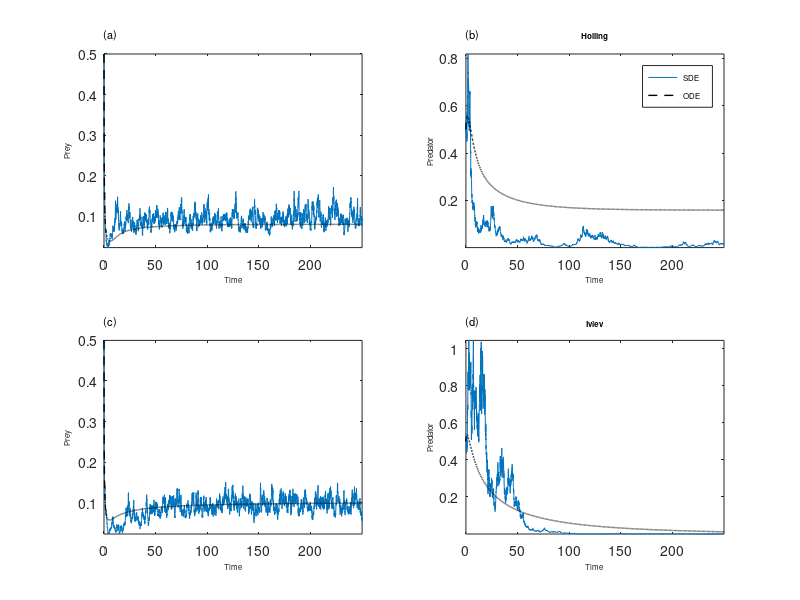

Write the MATLAB code that produced this figure. (Note: a time limit stopped this script after it produced the figure.)
%%% FB 31/03/2019 -- SDE version of RMA model to verify is structural sensitivity still works in a stochastic context


clc
clear all
close all

randn('seed',10)

% ------------------- Parameters --------------------------------%

r=1;
m=0.1;
epsilon=1;

a_H = 3.05;
b_H = 2.68;

a_I = 1;
b_I = 2;

gamma = 0.5 % autocorrelation FR

x=linspace(0,10,1000)
figure,
subplot(121) 
hold on
plot(x,(a_H*x)./(1+b_H*x),'k-')
plot(x,a_I*(1-exp(-b_I*x)),'b-')
hold off
subplot(122) %% Something smarter
C = 1
D = 0.5/log(2)
hold on
plot(x,(C*x)./(D+x),'k-')
plot(x,C*(1-exp(-log(2)*x/D)),'b-')
hold off
%% Ivlev saturates more slowly

% trigo functional response to implement

%---------------- Stochasticity ---------------------------------% 

%%% sigmaE = 0.5; % Intrinsic noise SD (I started with sigmaE=0.1 or 0.5)
sigmaE = 0.25
%sigmaE = 0.1
%sigmaE=0.05
%------------------- Numerical integration stuff ----------------% 
intervals = 20; %50 -> dt = 0.02, 20-> dt = 0.05
dt=1.0/intervals;  %-> NB decrease the timestep below theirs - they use RK4
T_max=2000; %50.0 or 8000
timevec=linspace(0,T_max,intervals*T_max+1);

%-------------------- Loop on K ---------------------------------%

%K=0.1:0.5:2.6;
K=0.1:0.005:1.5
length_stored=3000; %1500
%previously the last 1500 but 800/0.05 = 16 000, so this meant 75 time units and only 3.75 periods on average around the bifurcation point. Not much considering the period can increase. 
% Hence we now pick 1 every 10 time points (see below) of 30000 points which means 1500 time units (the 500 first time units are a warm-up to remove transients). 
% This helps to compute quantiles. 
nmatrix=zeros(length(K),length_stored);
pmatrix=zeros(length(K),length_stored);
n2matrix=zeros(length(K),length_stored);
p2matrix=zeros(length(K),length_stored);

nmatrix_I=zeros(length(K),length_stored);
pmatrix_I=zeros(length(K),length_stored);
n2matrix_I=zeros(length(K),length_stored);
p2matrix_I=zeros(length(K),length_stored);

for (kk=1:length(K)),

disp(kk)

%%% That's what would be logical but here epsilon=1 goes against logic
%n(1) = 0.1;
%p(1) = 0.05;
%n2(1) = 0.1;
%p2(1) = 0.05;

n(1) = 0.5;
p(1) = 0.5;
n2(1) = 0.5;
p2(1) = 0.5;

n_I(1) = 0.5;
p_I(1) = 0.5;
n2_I(1) = 0.5;
p2_I(1) = 0.5;

noiseFR = 0;

%-------------------- Loop on time ------------------------------%
ki=1;
t=0.0;
while(t<(T_max-dt))

noiseFR = gamma*noiseFR+0.25*randn; %% Noise on the FR, on the half saturation

PreyGrowth = r*n(ki)*(1-n(ki)/K(kk));
Predation = (C*n(ki)*p(ki))/(n(ki)+D*exp(noiseFR));
PredGrowth = epsilon*Predation-m*p(ki);

PreyGrowth2 = r*n2(ki)*(1-n2(ki)/K(kk));
Predation2 = (C*n2(ki)*p2(ki))/(n2(ki)+D);
PredGrowth2 = epsilon*Predation2-m*p2(ki);

PreyGrowth_I = r*n_I(ki)*(1-n_I(ki)/K(kk));
Predation_I = C*(1-exp(-log(2)*n_I(ki)/(D*exp(noiseFR) ) ))*p_I(ki);
PredGrowth_I = epsilon*Predation_I-m*p_I(ki);

PreyGrowth2_I = r*n2_I(ki)*(1-n2_I(ki)/K(kk));
Predation2_I = C*(1-exp(-log(2)*n2_I(ki)/(D)))*p2_I(ki);
PredGrowth2_I = epsilon*Predation2_I-m*p2_I(ki);

%----------------------------------------------------%
%%% This is Euler-Maruyama (simplest) scheme 
%%% Multiplication by abundance for environmental stochasticity (instead of sqrt(abundance) for dem. stoch. see S. Engen papers)
% Env. stochasticity
StochCompPrey = sigmaE*n(ki)*sqrt(dt)*randn; % Standard deviation of the Wiener process increment is sqrt(dt)
StochCompPred = sigmaE*p(ki)*sqrt(dt)*randn; % We use the same sigmaE for parsimony, though there's no other reason
StochCompPrey_I = sigmaE*n_I(ki)*sqrt(dt)*randn; % Standard deviation of the Wiener process increment is sqrt(dt)
StochCompPred_I = sigmaE*p_I(ki)*sqrt(dt)*randn;
% Dem. stochasticity 
%DemogCompPrey = sqrt(abs(PreyGrowth) + PredGen + PredSpe)*sqrt(dt)*randn; % Demographic stochasticity - maybe problematic on density rather than abundance
%%DemogCompPred = sqrt(s*p(ki))*sqrt(dt)*randn; %%% sqrt(abs(PredGrowth)) a bit dirty - better to separate birth death rates, and sum them... but there we mostly have birth
%%% Some problems with ddem. stochasticity in the predator - sqrt(p) with p<1 yields large fluctuations, problems of scaling...
%----------------------------------------------------%
n(ki+1) = n(ki) + dt*(PreyGrowth - Predation) + StochCompPrey;%+ DemogCompPrey; % Only env. stoch. on the prey
p(ki+1) = p(ki) + dt*PredGrowth + StochCompPred ; % + DemogCompPred Put only dem. stoch. on the predator, ideally

% deterministic equivalent
n2(ki+1) = n2(ki) + dt*(PreyGrowth2 - Predation2); % 
p2(ki+1) = p2(ki) + dt*PredGrowth2; %

n_I(ki+1) = n_I(ki) + dt*(PreyGrowth_I - Predation_I) + StochCompPrey_I;%+ DemogCompPrey; % Only env. stoch. on the prey
p_I(ki+1) = p_I(ki) + dt*PredGrowth_I + StochCompPred_I ; % + DemogCompPred Put only dem. stoch. on the predator, ideally

% deterministic equivalent
n2_I(ki+1) = n2_I(ki) + dt*(PreyGrowth2_I - Predation2_I); % 
p2_I(ki+1) = p2_I(ki) + dt*PredGrowth2_I; %


ki=ki+1;
t=t+dt;
end
%-----------------------end of time loop --------------------------%

%% plot the time series
if (K(kk)==0.1 | K(kk)==0.5 | K(kk)==1), 
figure,
set(gca,'FontSize',8)

subplot(221)
plot(timevec(1:5000),n(1:5000),timevec(1:5000),n2(1:5000),'k--','LineWidth',1)
ylabel('\fontsize{8}Prey')
xlabel('\fontsize{8}Time')
xAX = get(gca,'XAxis');
set(xAX,'FontSize',8);
yAX = get(gca,'YAxis');
set(yAX,'FontSize',8);
text(0,1.1,'(a)','Units','normalized','Fontsize',8)
axis tight

subplot(222)
plot(timevec(1:5000),p(1:5000),timevec(1:5000),p2(1:5000),'k--','LineWidth',1)
ylabel('\fontsize{8}Predator')
legend('\fontsize{8}SDE', '\fontsize{8}ODE','Location','northeast')% 'northeastoutside' shrinks the x-axis and best is not really best
axis tight
xlabel('\fontsize{8}Time')
xAX = get(gca,'XAxis');
set(xAX,'FontSize',8);
yAX = get(gca,'YAxis');
set(yAX,'FontSize',8);
title('\fontsize{8}Holling')
text(0,1.1,'(b)','Units','normalized','Fontsize',8)

subplot(223)
plot(timevec(1:5000),n_I(1:5000),timevec(1:5000),n2_I(1:5000),'k--','LineWidth',1)
ylabel('\fontsize{8}Prey')
xlabel('\fontsize{8}Time')
xAX = get(gca,'XAxis');
set(xAX,'FontSize',8);
yAX = get(gca,'YAxis');
set(yAX,'FontSize',8);
text(0,1.1,'(c)','Units','normalized','Fontsize',8)
axis tight

subplot(224)
plot(timevec(1:5000),p_I(1:5000),timevec(1:5000),p2_I(1:5000),'k--','LineWidth',1)
ylabel('\fontsize{8}Predator')
%legend('SDE', 'ODE')
axis tight
xlabel('\fontsize{8}Time')
title('\fontsize{8}Ivlev')
xAX = get(gca,'XAxis');
set(xAX,'FontSize',8);
yAX = get(gca,'YAxis');
set(yAX,'FontSize',8);
text(0,1.1,'(d)','Units','normalized','Fontsize',8)


print(figure(gcf),'-dpng','-r300',['RMA_noisyFR_Traj_K',num2str(K(kk))]);
end

nmatrix(kk,:)=n((end-10*length_stored+1):10:end);
pmatrix(kk,:)=p((end-10*length_stored+1):10:end);
n2matrix(kk,:)=n2((end-10*length_stored+1):10:end);
p2matrix(kk,:)=p2((end-10*length_stored+1):10:end);

nmatrix_I(kk,:)=n_I((end-10*length_stored+1):10:end);
pmatrix_I(kk,:)=p_I((end-10*length_stored+1):10:end);
n2matrix_I(kk,:)=n2_I((end-10*length_stored+1):10:end);
p2matrix_I(kk,:)=p2_I((end-10*length_stored+1):10:end);
end
%-----------------------end of K loop -----------------------------%

figure,
set(gca,'FontSize',8)

subplot(221)
plot(K,log(nmatrix),'k.','MarkerSize',2)
hold on
plot(K,log(n2matrix),'r.','MarkerSize',2)
xlabel('K')
ylabel('\fontsize{8}log(prey density)')
text(0,1.1,'(a)','Units','normalized','Fontsize',8)
axis([0 1.5 -45 5])
xAX = get(gca,'XAxis');
set(xAX,'FontSize',8);
yAX = get(gca,'YAxis');
set(yAX,'FontSize',8);
title('\fontsize{8}Holling')


subplot(222)
plot(K,nmatrix,'k.','MarkerSize',2)
hold on
plot(K,n2matrix,'r.','MarkerSize',2)
xlabel('\fontsize{8}K')
ylabel('\fontsize{8}prey density')
text(0,1.1,'(b)','Units','normalized','Fontsize',8)
axis([0 1.5 0 3])
xAX = get(gca,'XAxis');
set(xAX,'FontSize',8);
yAX = get(gca,'YAxis');
set(yAX,'FontSize',8);
title('\fontsize{8}Holling')


subplot(223)
plot(K,log(nmatrix_I),'k.','MarkerSize',2)
hold on
plot(K,log(n2matrix_I),'r.','MarkerSize',2)
xlabel('\fontsize{8}K')
ylabel('\fontsize{8}log(prey density)')
text(0,1.1,'(d)','Units','normalized','Fontsize',8)
axis([0 1.5 -45 5])
xAX = get(gca,'XAxis');
set(xAX,'FontSize',8);
yAX = get(gca,'YAxis');
set(yAX,'FontSize',8);
title('\fontsize{8}Ivlev')

subplot(224)
plot(K,nmatrix_I,'k.','MarkerSize',2)
hold on
plot(K,n2matrix_I,'r.','MarkerSize',2)
xlabel('\fontsize{8}K')
ylabel('\fontsize{8}prey density')
text(0,1.1,'(d)','Units','normalized','Fontsize',8)
axis([0 1.5 0 3])
xAX = get(gca,'XAxis');
set(xAX,'FontSize',8);
yAX = get(gca,'YAxis');
set(yAX,'FontSize',8);
title('\fontsize{8}Ivlev')

print(figure(gcf),'-dpng','-r300','RMA_noisyFR_Kloop');
